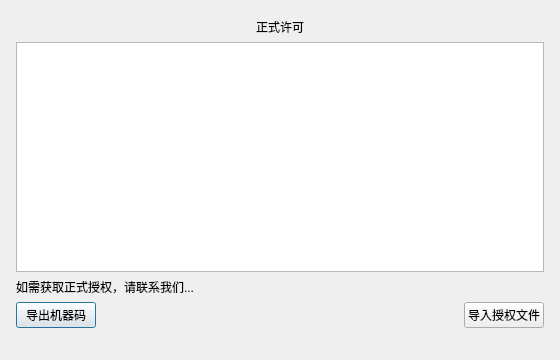
<?xml version="1.0" encoding="UTF-8"?>
<ui version="4.0">
 <class>LicenseInfoDialog</class>
 <widget class="QDialog" name="LicenseInfoDialog">
  <property name="windowTitle"><string>授权信息</string></property>
  <property name="minimumSize"><size><width>560</width><height>360</height></size></property>
  <layout class="QVBoxLayout" name="verticalLayout">
   <property name="leftMargin"><number>16</number></property>
   <property name="topMargin"><number>18</number></property>
   <property name="rightMargin"><number>16</number></property>
   <property name="bottomMargin"><number>12</number></property>
   <item><widget class="QLabel" name="labelStatus"><property name="text"><string>正式许可</string></property><property name="alignment"><set>Qt::AlignCenter</set></property></widget></item>
   <item><widget class="QTableWidget" name="tableWidget"><property name="minimumSize"><size><width>0</width><height>140</height></size></property><property name="alternatingRowColors"><bool>true</bool></property><property name="selectionMode"><enum>QAbstractItemView::NoSelection</enum></property><property name="editTriggers"><set>QAbstractItemView::NoEditTriggers</set></property></widget></item>
   <item><widget class="QLabel" name="descriptionLabel"><property name="wordWrap"><bool>true</bool></property><property name="text"><string>如需获取正式授权，请联系我们...</string></property></widget></item>
   <item><layout class="QHBoxLayout" name="actionLayout">
    <item><widget class="QPushButton" name="btnExportMachineCode"><property name="text"><string>导出机器码</string></property></widget></item>
    <item><spacer name="horizontalSpacer"><property name="orientation"><enum>Qt::Horizontal</enum></property><property name="sizeHint" stdset="0"><size><width>40</width><height>20</height></size></property></spacer></item>
    <item><widget class="QPushButton" name="btnImportLicense"><property name="text"><string>导入授权文件</string></property></widget></item>
   </layout></item>
   <item><widget class="QLabel" name="operationLabel"><property name="wordWrap"><bool>true</bool></property><property name="text"><string/></property></widget></item>
  </layout>
 </widget>
 <resources/>
 <connections/>
</ui>
